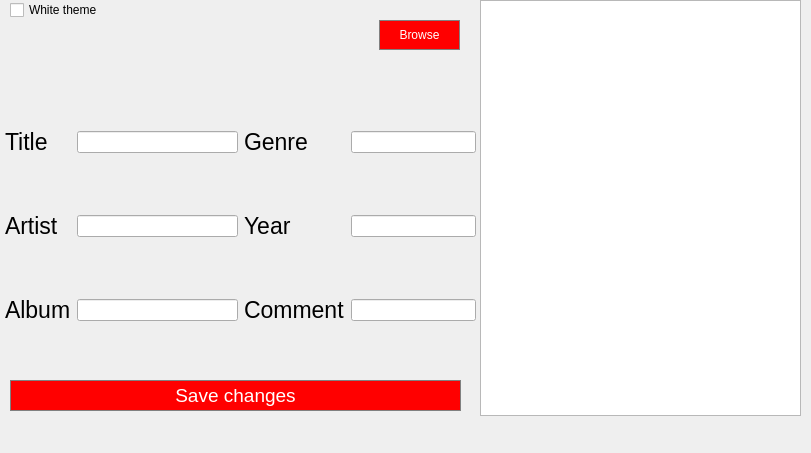
<?xml version="1.0" encoding="UTF-8"?>
<ui version="4.0">
 <class>MainWindow</class>
 <widget class="QMainWindow" name="MainWindow">
  <property name="geometry">
   <rect>
    <x>0</x>
    <y>0</y>
    <width>811</width>
    <height>453</height>
   </rect>
  </property>
  <property name="minimumSize">
   <size>
    <width>0</width>
    <height>415</height>
   </size>
  </property>
  <property name="windowTitle">
   <string>utag</string>
  </property>
  <widget class="QWidget" name="centralwidget">
   <widget class="QPushButton" name="m_save">
    <property name="geometry">
     <rect>
      <x>10</x>
      <y>380</y>
      <width>451</width>
      <height>31</height>
     </rect>
    </property>
    <property name="font">
     <font>
      <pointsize>14</pointsize>
      <weight>50</weight>
      <bold>false</bold>
     </font>
    </property>
    <property name="styleSheet">
     <string notr="true">QPushButton {
  background-color: #FF0000;
  color: white; 
  border: 1px solid gray;
}

QPushButton:pressed {
    background-color: #a10000;
}</string>
    </property>
    <property name="text">
     <string>Save changes</string>
    </property>
   </widget>
   <widget class="QListWidget" name="m_folderList">
    <property name="geometry">
     <rect>
      <x>480</x>
      <y>0</y>
      <width>321</width>
      <height>416</height>
     </rect>
    </property>
    <property name="styleSheet">
     <string notr="true">QListWidget::item{
color: #FF0000 ;
}</string>
    </property>
   </widget>
   <widget class="QPushButton" name="m_dir_button">
    <property name="geometry">
     <rect>
      <x>379</x>
      <y>20</y>
      <width>81</width>
      <height>30</height>
     </rect>
    </property>
    <property name="palette">
     <palette>
      <active>
       <colorrole role="WindowText">
        <brush brushstyle="SolidPattern">
         <color alpha="255">
          <red>255</red>
          <green>255</green>
          <blue>255</blue>
         </color>
        </brush>
       </colorrole>
       <colorrole role="Button">
        <brush brushstyle="SolidPattern">
         <color alpha="255">
          <red>255</red>
          <green>0</green>
          <blue>0</blue>
         </color>
        </brush>
       </colorrole>
       <colorrole role="Text">
        <brush brushstyle="SolidPattern">
         <color alpha="255">
          <red>255</red>
          <green>255</green>
          <blue>255</blue>
         </color>
        </brush>
       </colorrole>
       <colorrole role="ButtonText">
        <brush brushstyle="SolidPattern">
         <color alpha="255">
          <red>255</red>
          <green>255</green>
          <blue>255</blue>
         </color>
        </brush>
       </colorrole>
       <colorrole role="Base">
        <brush brushstyle="SolidPattern">
         <color alpha="255">
          <red>255</red>
          <green>0</green>
          <blue>0</blue>
         </color>
        </brush>
       </colorrole>
       <colorrole role="Window">
        <brush brushstyle="SolidPattern">
         <color alpha="255">
          <red>255</red>
          <green>0</green>
          <blue>0</blue>
         </color>
        </brush>
       </colorrole>
       <colorrole role="PlaceholderText">
        <brush brushstyle="NoBrush">
         <color alpha="128">
          <red>255</red>
          <green>255</green>
          <blue>255</blue>
         </color>
        </brush>
       </colorrole>
      </active>
      <inactive>
       <colorrole role="WindowText">
        <brush brushstyle="SolidPattern">
         <color alpha="255">
          <red>255</red>
          <green>255</green>
          <blue>255</blue>
         </color>
        </brush>
       </colorrole>
       <colorrole role="Button">
        <brush brushstyle="SolidPattern">
         <color alpha="255">
          <red>255</red>
          <green>0</green>
          <blue>0</blue>
         </color>
        </brush>
       </colorrole>
       <colorrole role="Text">
        <brush brushstyle="SolidPattern">
         <color alpha="255">
          <red>255</red>
          <green>255</green>
          <blue>255</blue>
         </color>
        </brush>
       </colorrole>
       <colorrole role="ButtonText">
        <brush brushstyle="SolidPattern">
         <color alpha="255">
          <red>255</red>
          <green>255</green>
          <blue>255</blue>
         </color>
        </brush>
       </colorrole>
       <colorrole role="Base">
        <brush brushstyle="SolidPattern">
         <color alpha="255">
          <red>255</red>
          <green>0</green>
          <blue>0</blue>
         </color>
        </brush>
       </colorrole>
       <colorrole role="Window">
        <brush brushstyle="SolidPattern">
         <color alpha="255">
          <red>255</red>
          <green>0</green>
          <blue>0</blue>
         </color>
        </brush>
       </colorrole>
       <colorrole role="PlaceholderText">
        <brush brushstyle="NoBrush">
         <color alpha="128">
          <red>255</red>
          <green>255</green>
          <blue>255</blue>
         </color>
        </brush>
       </colorrole>
      </inactive>
      <disabled>
       <colorrole role="WindowText">
        <brush brushstyle="SolidPattern">
         <color alpha="255">
          <red>255</red>
          <green>255</green>
          <blue>255</blue>
         </color>
        </brush>
       </colorrole>
       <colorrole role="Button">
        <brush brushstyle="SolidPattern">
         <color alpha="255">
          <red>255</red>
          <green>0</green>
          <blue>0</blue>
         </color>
        </brush>
       </colorrole>
       <colorrole role="Text">
        <brush brushstyle="SolidPattern">
         <color alpha="255">
          <red>255</red>
          <green>255</green>
          <blue>255</blue>
         </color>
        </brush>
       </colorrole>
       <colorrole role="ButtonText">
        <brush brushstyle="SolidPattern">
         <color alpha="255">
          <red>255</red>
          <green>255</green>
          <blue>255</blue>
         </color>
        </brush>
       </colorrole>
       <colorrole role="Base">
        <brush brushstyle="SolidPattern">
         <color alpha="255">
          <red>255</red>
          <green>0</green>
          <blue>0</blue>
         </color>
        </brush>
       </colorrole>
       <colorrole role="Window">
        <brush brushstyle="SolidPattern">
         <color alpha="255">
          <red>255</red>
          <green>0</green>
          <blue>0</blue>
         </color>
        </brush>
       </colorrole>
       <colorrole role="PlaceholderText">
        <brush brushstyle="NoBrush">
         <color alpha="128">
          <red>255</red>
          <green>255</green>
          <blue>255</blue>
         </color>
        </brush>
       </colorrole>
      </disabled>
     </palette>
    </property>
    <property name="styleSheet">
     <string notr="true">QPushButton {
  background-color: #FF0000;
  color: white; 
  border: 1px solid gray;
}

QPushButton:pressed {
    background-color: #a10000;
}</string>
    </property>
    <property name="text">
     <string>Browse</string>
    </property>
   </widget>
   <widget class="QLabel" name="m_dir_l">
    <property name="geometry">
     <rect>
      <x>10</x>
      <y>20</y>
      <width>361</width>
      <height>30</height>
     </rect>
    </property>
    <property name="font">
     <font>
      <pointsize>13</pointsize>
     </font>
    </property>
    <property name="text">
     <string/>
    </property>
   </widget>
   <widget class="QWidget" name="layoutWidget">
    <property name="geometry">
     <rect>
      <x>5</x>
      <y>77</y>
      <width>471</width>
      <height>301</height>
     </rect>
    </property>
    <layout class="QHBoxLayout" name="horizontalLayout">
     <item>
      <layout class="QGridLayout" name="gridLayout">
       <item row="0" column="0">
        <widget class="QLabel" name="m_title_l">
         <property name="font">
          <font>
           <pointsize>17</pointsize>
          </font>
         </property>
         <property name="text">
          <string>Title</string>
         </property>
        </widget>
       </item>
       <item row="0" column="1">
        <widget class="QLineEdit" name="m_line_title"/>
       </item>
       <item row="1" column="0">
        <widget class="QLabel" name="m_artist_l">
         <property name="font">
          <font>
           <pointsize>17</pointsize>
          </font>
         </property>
         <property name="text">
          <string>Artist</string>
         </property>
        </widget>
       </item>
       <item row="1" column="1">
        <widget class="QLineEdit" name="m_line_artist"/>
       </item>
       <item row="2" column="0">
        <widget class="QLabel" name="m_album_l">
         <property name="font">
          <font>
           <pointsize>17</pointsize>
          </font>
         </property>
         <property name="text">
          <string>Album</string>
         </property>
        </widget>
       </item>
       <item row="2" column="1">
        <widget class="QLineEdit" name="m_line_album"/>
       </item>
      </layout>
     </item>
     <item>
      <layout class="QGridLayout" name="gridLayout_2">
       <item row="0" column="0">
        <widget class="QLabel" name="m_genre_l">
         <property name="font">
          <font>
           <pointsize>17</pointsize>
          </font>
         </property>
         <property name="text">
          <string>Genre</string>
         </property>
        </widget>
       </item>
       <item row="0" column="1">
        <widget class="QLineEdit" name="m_line_genre"/>
       </item>
       <item row="1" column="0">
        <widget class="QLabel" name="m_year_l">
         <property name="font">
          <font>
           <pointsize>17</pointsize>
          </font>
         </property>
         <property name="text">
          <string>Year</string>
         </property>
        </widget>
       </item>
       <item row="1" column="1">
        <widget class="QLineEdit" name="m_line_year"/>
       </item>
       <item row="2" column="0">
        <widget class="QLabel" name="m_comment_l">
         <property name="font">
          <font>
           <pointsize>17</pointsize>
          </font>
         </property>
         <property name="text">
          <string>Comment</string>
         </property>
        </widget>
       </item>
       <item row="2" column="1">
        <widget class="QLineEdit" name="m_line_comment"/>
       </item>
      </layout>
     </item>
    </layout>
   </widget>
   <widget class="QCheckBox" name="checkBox">
    <property name="geometry">
     <rect>
      <x>10</x>
      <y>0</y>
      <width>101</width>
      <height>20</height>
     </rect>
    </property>
    <property name="text">
     <string>White theme</string>
    </property>
   </widget>
  </widget>
  <action name="m_light_theme">
   <property name="checkable">
    <bool>true</bool>
   </property>
   <property name="checked">
    <bool>true</bool>
   </property>
   <property name="enabled">
    <bool>true</bool>
   </property>
   <property name="text">
    <string>Light theme</string>
   </property>
   <property name="font">
    <font>
     <pointsize>10</pointsize>
    </font>
   </property>
  </action>
  <action name="m_dark_theme">
   <property name="checkable">
    <bool>true</bool>
   </property>
   <property name="text">
    <string>Dark theme</string>
   </property>
  </action>
  <action name="m_by_title">
   <property name="checkable">
    <bool>true</bool>
   </property>
   <property name="checked">
    <bool>false</bool>
   </property>
   <property name="text">
    <string>Title</string>
   </property>
  </action>
  <action name="m_by_artist">
   <property name="checkable">
    <bool>true</bool>
   </property>
   <property name="text">
    <string>Artist</string>
   </property>
  </action>
  <action name="m_by_album">
   <property name="checkable">
    <bool>true</bool>
   </property>
   <property name="text">
    <string>Album</string>
   </property>
  </action>
  <action name="m_by_genre">
   <property name="checkable">
    <bool>true</bool>
   </property>
   <property name="enabled">
    <bool>true</bool>
   </property>
   <property name="text">
    <string>Genre</string>
   </property>
  </action>
  <action name="m_by_asc">
   <property name="checkable">
    <bool>true</bool>
   </property>
   <property name="checked">
    <bool>true</bool>
   </property>
   <property name="text">
    <string>Ascending</string>
   </property>
  </action>
  <action name="m_by_desc">
   <property name="checkable">
    <bool>true</bool>
   </property>
   <property name="text">
    <string>Descending</string>
   </property>
  </action>
 </widget>
 <resources/>
 <connections/>
</ui>
